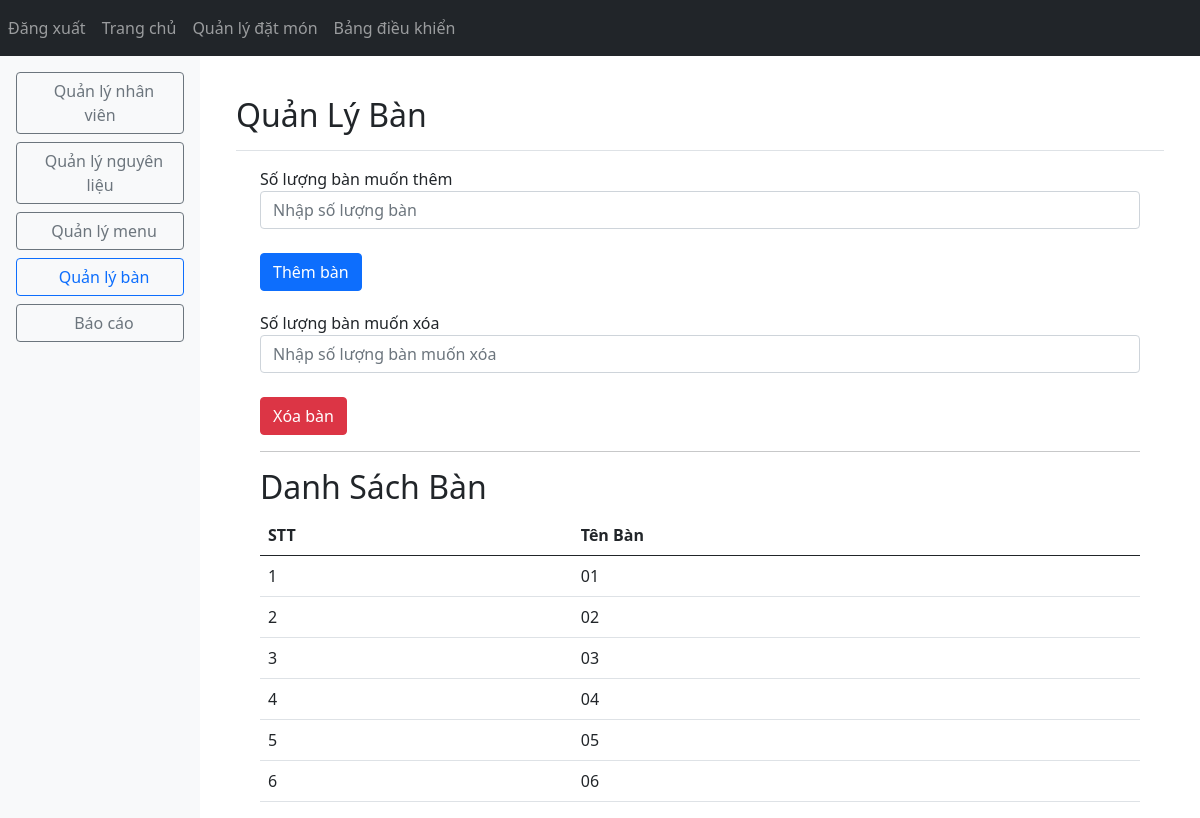
Screenshot of /tables (signed in) with the database file from the repository.
### backend/models.py (models this page shows, shortened)
class Table(db.Model):
    id = db.Column(db.Integer, primary_key=True)
    name = db.Column(db.String(100), nullable=False)
    orders = db.relationship('Order', backref='table', lazy=True)

### backend/table.py (the view, shortened to what this page needs)
@table.route('/tables', methods=['GET', 'POST'])
@login_required
@admin_required
def manage_tables():
    tables = Table.query.all()
    return render_template('table.html', tables=tables, user=current_user)

### backend/__init__.py (called while the page is built)
@login_manager.user_loader
def load_user(user_id):
    return User.query.get(int(user_id))

### backend/table.py (called while the page is built)
def admin_required(f):
    @wraps(f)
    def wrap(*args, **kwargs):
        if current_user.is_admin:
            return f(*args, **kwargs)
        else:
            abort(403)
    return wrap

### backend/templates/table.html (shortened to what this page needs)
{% extends "base.html" %}
{% block content %}
<div class="container-fluid">
    <div class="row">
        <div class="col-md-2 bg-light p-3">
            <div class="d-flex flex-column">
                <a href="{{ url_for('auth.hr_management') }}" class="btn btn-outline-secondary mb-2">
                    Quản lý nhân viên
                </a>
                <a href="{{ url_for('material.materials_page') }}" class="btn btn-outline-secondary mb-2">
                    Quản lý nguyên liệu
                </a>
                <a href="{{ url_for('menu.menu_page') }}" class="btn btn-outline-secondary mb-2">
                    Quản lý menu
                </a>
                <a href="{{ url_for('table.manage_tables') }}" class="btn btn-outline-primary mb-2">
                    Quản lý bàn
                </a>
                <a href="{{ url_for('report.report_page') }}" class="btn btn-outline-secondary mb-2">
                    Báo cáo
                </a>
            </div>
        </div>
        <div class="col-md-10">
            <div class="container mt-4">
                <div class="d-flex justify-content-between flex-wrap flex-md-nowrap align-items-center pt-3 pb-2 mb-3 border-bottom">
                    <h1 class="h2">Quản Lý Bàn</h1>
                </div>
                <div class="container">
                    <form method="post" action="{{ url_for('table.manage_tables') }}">
                        <div class="form-group">
                            <label for="quantity">Số lượng bàn muốn thêm</label>
                            <input type="number" class="form-control" id="quantity" name="quantity" placeholder="Nhập số lượng bàn" min="1" required>
                        </div>
                        <br>
                        <button type="submit" class="btn btn-primary">Thêm bàn</button>
                    </form>
                    <form method="post" action="{{ url_for('table.manage_tables') }}" style="margin-top: 20px;">
                        <div class="form-group">
                            <label for="delete_quantity">Số lượng bàn muốn xóa</label>
                            <input type="number" class="form-control" id="delete_quantity" name="delete_quantity" placeholder="Nhập số lượng bàn muốn xóa" min="1" required>
                        </div>
                        <br>
                        <button type="submit" class="btn btn-danger">Xóa bàn</button>
                    </form>
                    <hr>
                    <h2>Danh Sách Bàn</h2>
                    <table class="table">
                        <thead>
                            <tr>
                                <th>STT</th>
                                <th>Tên Bàn</th>
                            </tr>
                        </thead>
                        <tbody>
                            {% if tables %}
                                {% for table in tables %}
                                <tr data-table-id="{{ table.id }}">
                                    <td>{{ loop.index }}</td>
                                    <td>{{ table.name }}</td>
                                </tr>
                                {% endfor %}
                            {% else %}
                                <p>Chưa có bàn nào.</p>
                            {% endif %}
                        </tbody>
                    </table>
                </div>
            </div>
        </div>
    </div>
</div>
{% endblock %}

### rows the page displays
Table: name "01"
Table: name "02"
Table: name "03"
Table: name "04"
Table: name "05"
Table: name "06"
